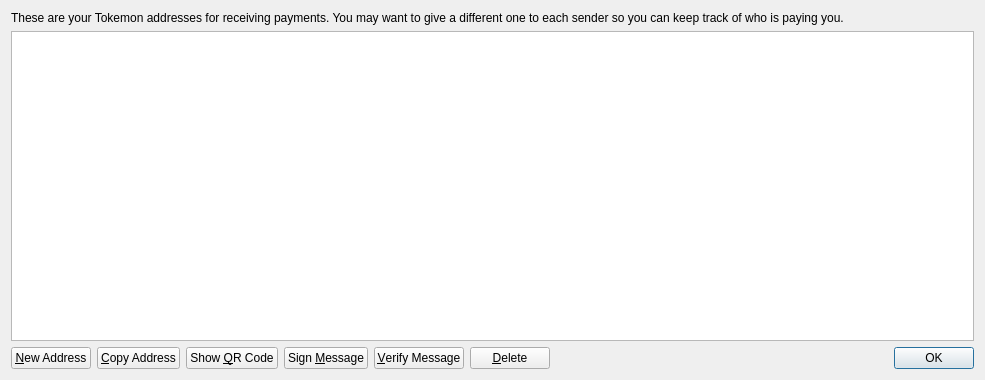
<?xml version="1.0" encoding="UTF-8"?>
<ui version="4.0">
 <class>AddressBookPage</class>
 <widget class="QWidget" name="AddressBookPage">
  <property name="geometry">
   <rect>
    <x>0</x>
    <y>0</y>
    <width>985</width>
    <height>380</height>
   </rect>
  </property>
  <property name="windowTitle">
   <string>Address Book</string>
  </property>
  <layout class="QVBoxLayout" name="verticalLayout">
   <item>
    <widget class="QLabel" name="labelExplanation">
     <property name="text">
      <string>These are your Tokemon addresses for receiving payments. You may want to give a different one to each sender so you can keep track of who is paying you.</string>
     </property>
     <property name="textFormat">
      <enum>Qt::PlainText</enum>
     </property>
     <property name="wordWrap">
      <bool>true</bool>
     </property>
    </widget>
   </item>
   <item>
    <widget class="QTableView" name="tableView">
     <property name="contextMenuPolicy">
      <enum>Qt::CustomContextMenu</enum>
     </property>
     <property name="toolTip">
      <string>Double-click to edit address or label</string>
     </property>
     <property name="tabKeyNavigation">
      <bool>false</bool>
     </property>
     <property name="alternatingRowColors">
      <bool>true</bool>
     </property>
     <property name="selectionMode">
      <enum>QAbstractItemView::SingleSelection</enum>
     </property>
     <property name="selectionBehavior">
      <enum>QAbstractItemView::SelectRows</enum>
     </property>
     <property name="sortingEnabled">
      <bool>true</bool>
     </property>
     <attribute name="verticalHeaderVisible">
      <bool>false</bool>
     </attribute>
    </widget>
   </item>
   <item>
    <layout class="QHBoxLayout" name="horizontalLayout">
     <item>
      <widget class="QPushButton" name="newAddressButton">
       <property name="toolTip">
        <string>Create a new address</string>
       </property>
       <property name="text">
        <string>&amp;New Address</string>
       </property>
       <property name="icon">
        <iconset resource="../bitcoin.qrc">
         <normaloff>:/icons/add</normaloff>:/icons/add</iconset>
       </property>
      </widget>
     </item>
     <item>
      <widget class="QPushButton" name="copyToClipboard">
       <property name="toolTip">
        <string>Copy the currently selected address to the system clipboard</string>
       </property>
       <property name="text">
        <string>&amp;Copy Address</string>
       </property>
       <property name="icon">
        <iconset resource="../bitcoin.qrc">
         <normaloff>:/icons/editcopy</normaloff>:/icons/editcopy</iconset>
       </property>
      </widget>
     </item>
     <item>
      <widget class="QPushButton" name="showQRCode">
       <property name="text">
        <string>Show &amp;QR Code</string>
       </property>
       <property name="icon">
        <iconset resource="../bitcoin.qrc">
         <normaloff>:/icons/qrcode</normaloff>:/icons/qrcode</iconset>
       </property>
      </widget>
     </item>
     <item>
      <widget class="QPushButton" name="signMessage">
       <property name="toolTip">
        <string>Sign a message to prove you own a Tokemon address</string>
       </property>
       <property name="text">
        <string>Sign &amp;Message</string>
       </property>
       <property name="icon">
        <iconset resource="../bitcoin.qrc">
         <normaloff>:/icons/edit</normaloff>:/icons/edit</iconset>
       </property>
      </widget>
     </item>
     <item>
      <widget class="QPushButton" name="verifyMessage">
       <property name="toolTip">
        <string>Verify a message to ensure it was signed with a specified Tokemon address</string>
       </property>
       <property name="text">
        <string>&amp;Verify Message</string>
       </property>
       <property name="icon">
        <iconset resource="../bitcoin.qrc">
         <normaloff>:/icons/transaction_0</normaloff>:/icons/transaction_0</iconset>
       </property>
      </widget>
     </item>
     <item>
      <widget class="QPushButton" name="deleteButton">
       <property name="toolTip">
        <string>Delete the currently selected address from the list</string>
       </property>
       <property name="text">
        <string>&amp;Delete</string>
       </property>
       <property name="icon">
        <iconset resource="../bitcoin.qrc">
         <normaloff>:/icons/remove</normaloff>:/icons/remove</iconset>
       </property>
      </widget>
     </item>
     <item>
      <spacer name="horizontalSpacer">
       <property name="orientation">
        <enum>Qt::Horizontal</enum>
       </property>
       <property name="sizeHint" stdset="0">
        <size>
         <width>40</width>
         <height>20</height>
        </size>
       </property>
      </spacer>
     </item>
     <item>
      <widget class="QDialogButtonBox" name="buttonBox">
       <property name="sizePolicy">
        <sizepolicy hsizetype="Maximum" vsizetype="Fixed">
         <horstretch>0</horstretch>
         <verstretch>0</verstretch>
        </sizepolicy>
       </property>
       <property name="standardButtons">
        <set>QDialogButtonBox::Ok</set>
       </property>
      </widget>
     </item>
    </layout>
   </item>
  </layout>
 </widget>
 <resources>
  <include location="../bitcoin.qrc"/>
 </resources>
 <connections/>
</ui>
